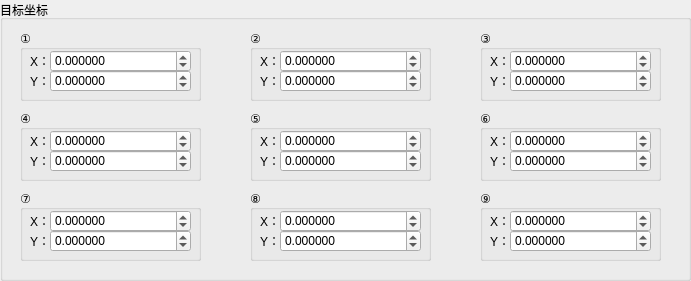
   <widget class="QGroupBox" name="groupBox_11">
    <property name="geometry">
     <rect>
      <x>20</x>
      <y>330</y>
      <width>691</width>
      <height>281</height>
     </rect>
    </property>
    <property name="title">
     <string>目标坐标</string>
    </property>
    <widget class="QGroupBox" name="groupBox_12">
     <property name="geometry">
      <rect>
       <x>20</x>
       <y>30</y>
       <width>181</width>
       <height>71</height>
      </rect>
     </property>
     <property name="title">
      <string>①</string>
     </property>
     <widget class="QDoubleSpinBox" name="dSpinBox_dist_1_y">
      <property name="geometry">
       <rect>
        <x>30</x>
        <y>40</y>
        <width>141</width>
        <height>22</height>
       </rect>
      </property>
      <property name="decimals">
       <number>6</number>
      </property>
      <property name="minimum">
       <double>-10000.000000000000000</double>
      </property>
      <property name="maximum">
       <double>10000.000000000000000</double>
      </property>
      <property name="singleStep">
       <double>0.000001000000000</double>
      </property>
     </widget>
     <widget class="QDoubleSpinBox" name="dSpinBox_dist_1_x">
      <property name="geometry">
       <rect>
        <x>30</x>
        <y>20</y>
        <width>141</width>
        <height>22</height>
       </rect>
      </property>
      <property name="decimals">
       <number>6</number>
      </property>
      <property name="minimum">
       <double>-10000.000000000000000</double>
      </property>
      <property name="maximum">
       <double>10000.000000000000000</double>
      </property>
      <property name="singleStep">
       <double>0.000001000000000</double>
      </property>
     </widget>
     <widget class="QLabel" name="label_19">
      <property name="geometry">
       <rect>
        <x>10</x>
        <y>20</y>
        <width>21</width>
        <height>21</height>
       </rect>
      </property>
      <property name="text">
       <string>X：</string>
      </property>
     </widget>
     <widget class="QLabel" name="label_20">
      <property name="geometry">
       <rect>
        <x>10</x>
        <y>40</y>
        <width>21</width>
        <height>21</height>
       </rect>
      </property>
      <property name="text">
       <string>Y：</string>
      </property>
     </widget>
    </widget>
    <widget class="QGroupBox" name="groupBox_13">
     <property name="geometry">
      <rect>
       <x>480</x>
       <y>30</y>
       <width>181</width>
       <height>71</height>
      </rect>
     </property>
     <property name="title">
      <string>③</string>
     </property>
     <widget class="QDoubleSpinBox" name="dSpinBox_dist_3_y">
      <property name="geometry">
       <rect>
        <x>30</x>
        <y>40</y>
        <width>141</width>
        <height>22</height>
       </rect>
      </property>
      <property name="decimals">
       <number>6</number>
      </property>
      <property name="minimum">
       <double>-10000.000000000000000</double>
      </property>
      <property name="maximum">
       <double>10000.000000000000000</double>
      </property>
      <property name="singleStep">
       <double>0.000001000000000</double>
      </property>
     </widget>
     <widget class="QDoubleSpinBox" name="dSpinBox_dist_3_x">
      <property name="geometry">
       <rect>
        <x>30</x>
        <y>20</y>
        <width>141</width>
        <height>22</height>
       </rect>
      </property>
      <property name="decimals">
       <number>6</number>
      </property>
      <property name="minimum">
       <double>-10000.000000000000000</double>
      </property>
      <property name="maximum">
       <double>10000.000000000000000</double>
      </property>
      <property name="singleStep">
       <double>0.000001000000000</double>
      </property>
     </widget>
     <widget class="QLabel" name="label_21">
      <property name="geometry">
       <rect>
        <x>10</x>
        <y>20</y>
        <width>21</width>
        <height>21</height>
       </rect>
      </property>
      <property name="text">
       <string>X：</string>
      </property>
     </widget>
     <widget class="QLabel" name="label_22">
      <property name="geometry">
       <rect>
        <x>10</x>
        <y>40</y>
        <width>21</width>
        <height>21</height>
       </rect>
      </property>
      <property name="text">
       <string>Y：</string>
      </property>
     </widget>
    </widget>
    <widget class="QGroupBox" name="groupBox_14">
     <property name="geometry">
      <rect>
       <x>250</x>
       <y>30</y>
       <width>181</width>
       <height>71</height>
      </rect>
     </property>
     <property name="title">
      <string>②</string>
     </property>
     <widget class="QDoubleSpinBox" name="dSpinBox_dist_2_y">
      <property name="geometry">
       <rect>
        <x>30</x>
        <y>40</y>
        <width>141</width>
        <height>22</height>
       </rect>
      </property>
      <property name="decimals">
       <number>6</number>
      </property>
      <property name="minimum">
       <double>-10000.000000000000000</double>
      </property>
      <property name="maximum">
       <double>10000.000000000000000</double>
      </property>
      <property name="singleStep">
       <double>0.000001000000000</double>
      </property>
     </widget>
     <widget class="QDoubleSpinBox" name="dSpinBox_dist_2_x">
      <property name="geometry">
       <rect>
        <x>30</x>
        <y>20</y>
        <width>141</width>
        <height>22</height>
       </rect>
      </property>
      <property name="decimals">
       <number>6</number>
      </property>
      <property name="minimum">
       <double>-10000.000000000000000</double>
      </property>
      <property name="maximum">
       <double>10000.000000000000000</double>
      </property>
      <property name="singleStep">
       <double>0.000001000000000</double>
      </property>
     </widget>
     <widget class="QLabel" name="label_23">
      <property name="geometry">
       <rect>
        <x>10</x>
        <y>20</y>
        <width>21</width>
        <height>21</height>
       </rect>
      </property>
      <property name="text">
       <string>X：</string>
      </property>
     </widget>
     <widget class="QLabel" name="label_24">
      <property name="geometry">
       <rect>
        <x>10</x>
        <y>40</y>
        <width>21</width>
        <height>21</height>
       </rect>
      </property>
      <property name="text">
       <string>Y：</string>
      </property>
     </widget>
    </widget>
    <widget class="QGroupBox" name="groupBox_15">
     <property name="geometry">
      <rect>
       <x>480</x>
       <y>110</y>
       <width>181</width>
       <height>71</height>
      </rect>
     </property>
     <property name="title">
      <string>⑥</string>
     </property>
     <widget class="QDoubleSpinBox" name="dSpinBox_dist_6_y">
      <property name="geometry">
       <rect>
        <x>30</x>
        <y>40</y>
        <width>141</width>
        <height>22</height>
       </rect>
      </property>
      <property name="decimals">
       <number>6</number>
      </property>
      <property name="minimum">
       <double>-10000.000000000000000</double>
      </property>
      <property name="maximum">
       <double>10000.000000000000000</double>
      </property>
      <property name="singleStep">
       <double>0.000001000000000</double>
      </property>
     </widget>
     <widget class="QDoubleSpinBox" name="dSpinBox_dist_6_x">
      <property name="geometry">
       <rect>
        <x>30</x>
        <y>20</y>
        <width>141</width>
        <height>22</height>
       </rect>
      </property>
      <property name="decimals">
       <number>6</number>
      </property>
      <property name="minimum">
       <double>-10000.000000000000000</double>
      </property>
      <property name="maximum">
       <double>10000.000000000000000</double>
      </property>
      <property name="singleStep">
       <double>0.000001000000000</double>
      </property>
     </widget>
     <widget class="QLabel" name="label_25">
      <property name="geometry">
       <rect>
        <x>10</x>
        <y>20</y>
        <width>21</width>
        <height>21</height>
       </rect>
      </property>
      <property name="text">
       <string>X：</string>
      </property>
     </widget>
     <widget class="QLabel" name="label_26">
      <property name="geometry">
       <rect>
        <x>10</x>
        <y>40</y>
        <width>21</width>
        <height>21</height>
       </rect>
      </property>
      <property name="text">
       <string>Y：</string>
      </property>
     </widget>
    </widget>
    <widget class="QGroupBox" name="groupBox_16">
     <property name="geometry">
      <rect>
       <x>20</x>
       <y>110</y>
       <width>181</width>
       <height>71</height>
      </rect>
     </property>
     <property name="title">
      <string>④</string>
     </property>
     <widget class="QDoubleSpinBox" name="dSpinBox_dist_4_y">
      <property name="geometry">
       <rect>
        <x>30</x>
        <y>40</y>
        <width>141</width>
        <height>22</height>
       </rect>
      </property>
      <property name="decimals">
       <number>6</number>
      </property>
      <property name="minimum">
       <double>-10000.000000000000000</double>
      </property>
      <property name="maximum">
       <double>10000.000000000000000</double>
      </property>
      <property name="singleStep">
       <double>0.000001000000000</double>
      </property>
     </widget>
     <widget class="QDoubleSpinBox" name="dSpinBox_dist_4_x">
      <property name="geometry">
       <rect>
        <x>30</x>
        <y>20</y>
        <width>141</width>
        <height>22</height>
       </rect>
      </property>
      <property name="decimals">
       <number>6</number>
      </property>
      <property name="minimum">
       <double>-10000.000000000000000</double>
      </property>
      <property name="maximum">
       <double>10000.000000000000000</double>
      </property>
      <property name="singleStep">
       <double>0.000001000000000</double>
      </property>
     </widget>
     <widget class="QLabel" name="label_27">
      <property name="geometry">
       <rect>
        <x>10</x>
        <y>20</y>
        <width>21</width>
        <height>21</height>
       </rect>
      </property>
      <property name="text">
       <string>X：</string>
      </property>
     </widget>
     <widget class="QLabel" name="label_28">
      <property name="geometry">
       <rect>
        <x>10</x>
        <y>40</y>
        <width>21</width>
        <height>21</height>
       </rect>
      </property>
      <property name="text">
       <string>Y：</string>
      </property>
     </widget>
    </widget>
    <widget class="QGroupBox" name="groupBox_17">
     <property name="geometry">
      <rect>
       <x>250</x>
       <y>110</y>
       <width>181</width>
       <height>71</height>
      </rect>
     </property>
     <property name="title">
      <string>⑤</string>
     </property>
     <widget class="QDoubleSpinBox" name="dSpinBox_dist_5_y">
      <property name="geometry">
       <rect>
        <x>30</x>
        <y>40</y>
        <width>141</width>
        <height>22</height>
       </rect>
      </property>
      <property name="decimals">
       <number>6</number>
      </property>
      <property name="minimum">
       <double>-10000.000000000000000</double>
      </property>
      <property name="maximum">
       <double>10000.000000000000000</double>
      </property>
      <property name="singleStep">
       <double>0.000001000000000</double>
      </property>
     </widget>
     <widget class="QDoubleSpinBox" name="dSpinBox_dist_5_x">
      <property name="geometry">
       <rect>
        <x>30</x>
        <y>20</y>
        <width>141</width>
        <height>22</height>
       </rect>
      </property>
      <property name="decimals">
       <number>6</number>
      </property>
      <property name="minimum">
       <double>-10000.000000000000000</double>
      </property>
      <property name="maximum">
       <double>10000.000000000000000</double>
      </property>
      <property name="singleStep">
       <double>0.000001000000000</double>
      </property>
     </widget>
     <widget class="QLabel" name="label_29">
      <property name="geometry">
       <rect>
        <x>10</x>
        <y>20</y>
        <width>21</width>
        <height>21</height>
       </rect>
      </property>
      <property name="text">
       <string>X：</string>
      </property>
     </widget>
     <widget class="QLabel" name="label_30">
      <property name="geometry">
       <rect>
        <x>10</x>
        <y>40</y>
        <width>21</width>
        <height>21</height>
       </rect>
      </property>
      <property name="text">
       <string>Y：</string>
      </property>
     </widget>
    </widget>
    <widget class="QGroupBox" name="groupBox_18">
     <property name="geometry">
      <rect>
       <x>480</x>
       <y>190</y>
       <width>181</width>
       <height>71</height>
      </rect>
     </property>
     <property name="title">
      <string>⑨</string>
     </property>
     <widget class="QDoubleSpinBox" name="dSpinBox_dist_9_y">
      <property name="geometry">
       <rect>
        <x>30</x>
        <y>40</y>
        <width>141</width>
        <height>22</height>
       </rect>
      </property>
      <property name="decimals">
       <number>6</number>
      </property>
      <property name="minimum">
       <double>-10000.000000000000000</double>
      </property>
      <property name="maximum">
       <double>10000.000000000000000</double>
      </property>
      <property name="singleStep">
       <double>0.000001000000000</double>
      </property>
     </widget>
     <widget class="QDoubleSpinBox" name="dSpinBox_dist_9_x">
      <property name="geometry">
       <rect>
        <x>30</x>
        <y>20</y>
        <width>141</width>
        <height>22</height>
       </rect>
      </property>
      <property name="decimals">
       <number>6</number>
      </property>
      <property name="minimum">
       <double>-10000.000000000000000</double>
      </property>
      <property name="maximum">
       <double>10000.000000000000000</double>
      </property>
      <property name="singleStep">
       <double>0.000001000000000</double>
      </property>
     </widget>
     <widget class="QLabel" name="label_31">
      <property name="geometry">
       <rect>
        <x>10</x>
        <y>20</y>
        <width>21</width>
        <height>21</height>
       </rect>
      </property>
      <property name="text">
       <string>X：</string>
      </property>
     </widget>
     <widget class="QLabel" name="label_32">
      <property name="geometry">
       <rect>
        <x>10</x>
        <y>40</y>
        <width>21</width>
        <height>21</height>
       </rect>
      </property>
      <property name="text">
       <string>Y：</string>
      </property>
     </widget>
    </widget>
    <widget class="QGroupBox" name="groupBox_19">
     <property name="geometry">
      <rect>
       <x>250</x>
       <y>190</y>
       <width>181</width>
       <height>71</height>
      </rect>
     </property>
     <property name="title">
      <string>⑧</string>
     </property>
     <widget class="QDoubleSpinBox" name="dSpinBox_dist_8_y">
      <property name="geometry">
       <rect>
        <x>30</x>
        <y>40</y>
        <width>141</width>
        <height>22</height>
       </rect>
      </property>
      <property name="decimals">
       <number>6</number>
      </property>
      <property name="minimum">
       <double>-10000.000000000000000</double>
      </property>
      <property name="maximum">
       <double>10000.000000000000000</double>
      </property>
      <property name="singleStep">
       <double>0.000001000000000</double>
      </property>
     </widget>
     <widget class="QDoubleSpinBox" name="dSpinBox_dist_8_x">
      <property name="geometry">
       <rect>
        <x>30</x>
        <y>20</y>
        <width>141</width>
        <height>22</height>
       </rect>
      </property>
      <property name="decimals">
       <number>6</number>
      </property>
      <property name="minimum">
       <double>-10000.000000000000000</double>
      </property>
      <property name="maximum">
       <double>10000.000000000000000</double>
      </property>
      <property name="singleStep">
       <double>0.000001000000000</double>
      </property>
     </widget>
     <widget class="QLabel" name="label_33">
      <property name="geometry">
       <rect>
        <x>10</x>
        <y>20</y>
        <width>21</width>
        <height>21</height>
       </rect>
      </property>
      <property name="text">
       <string>X：</string>
      </property>
     </widget>
     <widget class="QLabel" name="label_34">
      <property name="geometry">
       <rect>
        <x>10</x>
        <y>40</y>
        <width>21</width>
        <height>21</height>
       </rect>
      </property>
      <property name="text">
       <string>Y：</string>
      </property>
     </widget>
    </widget>
    <widget class="QGroupBox" name="groupBox_20">
     <property name="geometry">
      <rect>
       <x>20</x>
       <y>190</y>
       <width>181</width>
       <height>71</height>
      </rect>
     </property>
     <property name="title">
      <string>⑦</string>
     </property>
     <widget class="QDoubleSpinBox" name="dSpinBox_dist_7_y">
      <property name="geometry">
       <rect>
        <x>30</x>
        <y>40</y>
        <width>141</width>
        <height>22</height>
       </rect>
      </property>
      <property name="decimals">
       <number>6</number>
      </property>
      <property name="minimum">
       <double>-10000.000000000000000</double>
      </property>
      <property name="maximum">
       <double>10000.000000000000000</double>
      </property>
      <property name="singleStep">
       <double>0.000001000000000</double>
      </property>
     </widget>
     <widget class="QDoubleSpinBox" name="dSpinBox_dist_7_x">
      <property name="geometry">
       <rect>
        <x>30</x>
        <y>20</y>
        <width>141</width>
        <height>22</height>
       </rect>
      </property>
      <property name="decimals">
       <number>6</number>
      </property>
      <property name="minimum">
       <double>-10000.000000000000000</double>
      </property>
      <property name="maximum">
       <double>10000.000000000000000</double>
      </property>
      <property name="singleStep">
       <double>0.000001000000000</double>
      </property>
     </widget>
     <widget class="QLabel" name="label_35">
      <property name="geometry">
       <rect>
        <x>10</x>
        <y>20</y>
        <width>21</width>
        <height>21</height>
       </rect>
      </property>
      <property name="text">
       <string>X：</string>
      </property>
     </widget>
     <widget class="QLabel" name="label_36">
      <property name="geometry">
       <rect>
        <x>10</x>
        <y>40</y>
        <width>21</width>
        <height>21</height>
       </rect>
      </property>
      <property name="text">
       <string>Y：</string>
      </property>
     </widget>
    </widget>
   </widget>
